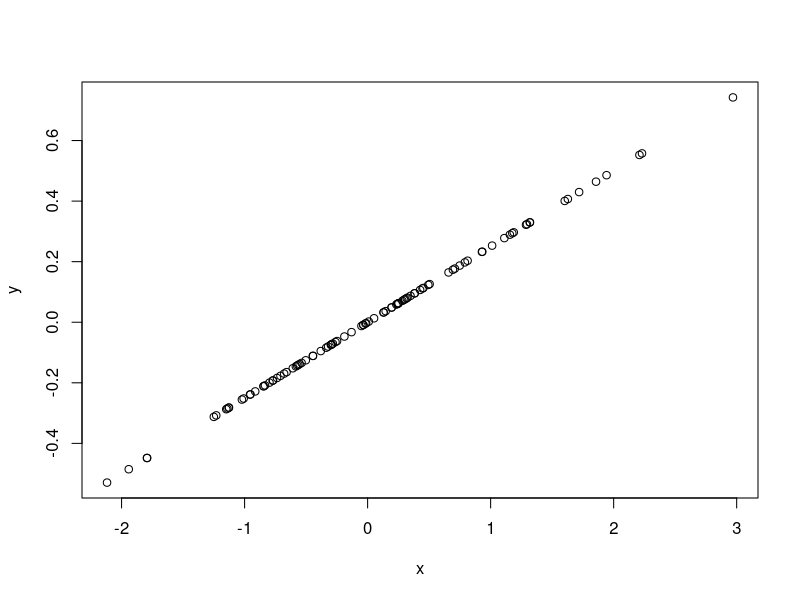
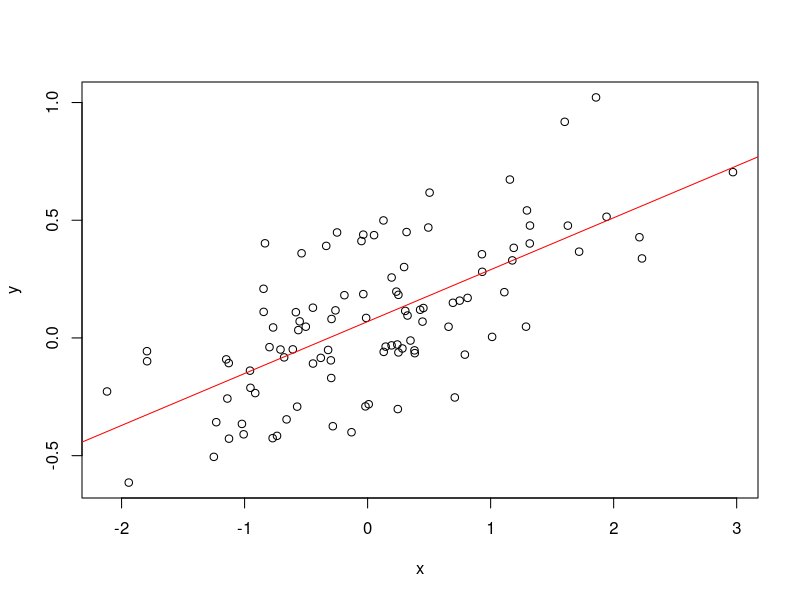
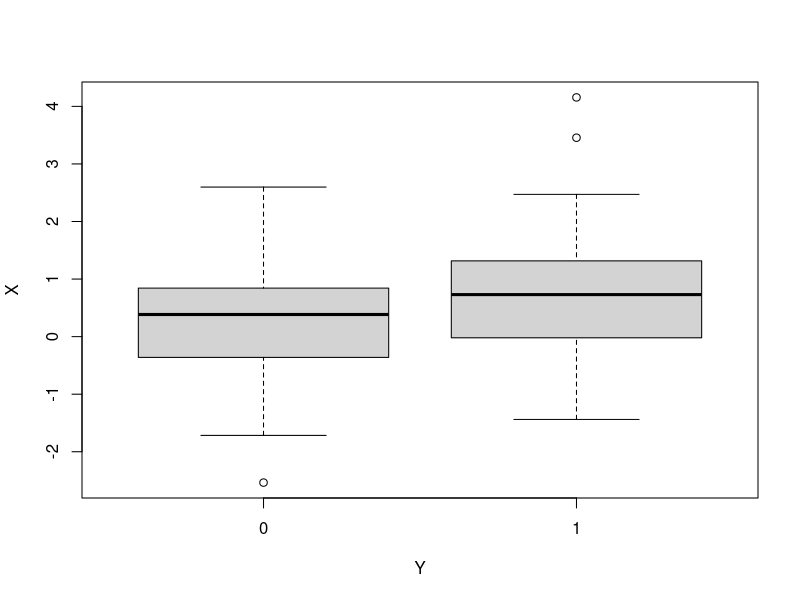

Here is the R script that generated these plots, in order: (Note: this script raises an error after producing the figures.)
# this script generates motivational example for presentation

##### Linear regression #####

x1 <- rnorm(100)
y1 <- 0.25*x1
y2 <- 0.25*x1+rnorm(100, mean= 0, sd = 0.25)

plot(x1, y1, xlab = "x", ylab = "y")
plot(x1, y2, xlab = "x", ylab = "y")
abline(lm(y2~x1), col = "red")

##### logistic regression #####

x1 <- c(rnorm(50, mean = 0.25), rnorm(50, mean = 0.75))
y1 <- rep(c(0, 1), each = 50) 
lg_fit <- glm(y1~x1, family = binomial)

boxplot(x1~y1, xlab = "Y", ylab = "X")

##### Survival analysis #####

library(survival)

df <- data.frame(id = 1:7, 
                 start = runif(7))

df <- df %>% 
  mutate(end = runif(7, start, 1), 
         status = sample(c("Censor", "Event"), size = 7, prob = c(0.5, 0.5), replace = T))
df$id <- factor(df$id)
ggplot(df)+
  geom_linerange(aes(xmin=start, xmax=end, y=id, colour = status), size = 1.2, show.legend = F)+
  geom_point(aes(x=end, y=id, shape = status, colour = status), size = 5)+
  labs(x = "Time", y = "Observations", title = "Time-to-Event data example")

#### TV-AUC distribution ####
head(auc_df)

auc_df %>% select(time, contains("HZ_")) %>%
  pivot_longer(2:4) %>%
  ggplot(aes(x = value))+
  geom_histogram()+
  facet_wrap(~name)
